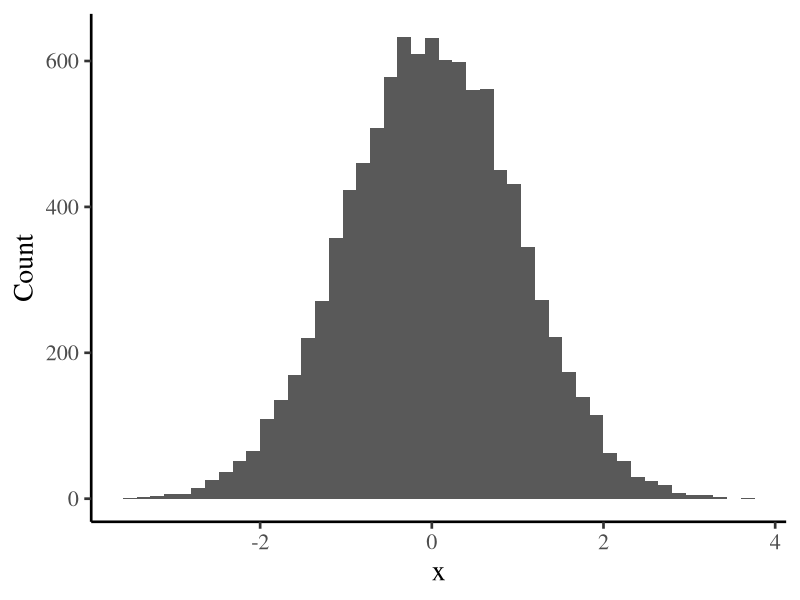
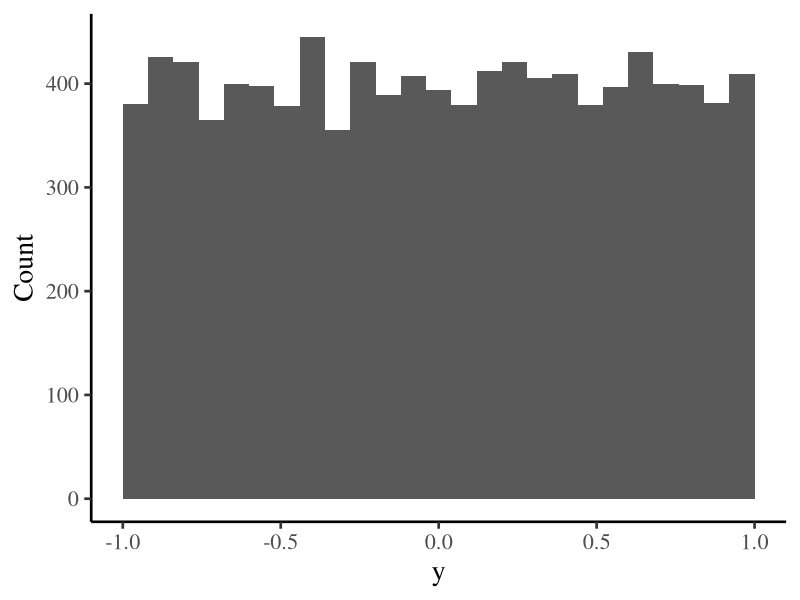

R code for these plots, in order:
## ---- chunk 1
knitr::opts_chunk$set(echo = TRUE)
## ---- chunk 2
library(ggplot2)
set.seed(1000)
## ---- chunk 3
n <- 10000
mu <- 0
sigma <- 1
x <- rnorm(n, mu, sigma)
## ---- chunk 4
ggplot() + 
  geom_histogram(aes(x = x), binwidth = 0.16) + 
  ylab("Count") + xlab("x") + 
  theme_classic(base_size = 20) + 
  theme(text = element_text(size = 20,  family="serif"))
## ---- chunk 5
n <- 10000
min_y <- -1
max_y <- 1
y <- runif(n, min_y , max_y)
## ---- chunk 6
ggplot() + 
  geom_histogram(aes(x = y), binwidth = 0.08) + 
  ylab("Count") + xlab("y") + 
  theme_classic(base_size = 20) + 
  theme(text = element_text(size = 20,  family="serif"))
## ---- chunk 7
my_rbernoulli <- function (n, p) {
  x <- ifelse(runif(n,0,1)<=p,0,1)
  return(x)
}
## ---- chunk 8
set.seed(1000)
x <- my_rbernoulli(10000, 0.5)
length(x) == 10000 # should return TRUE
mean(x) # should be a number near 0.5
## ---- chunk 9
my_rbinomial <- function(n, p, m){
  for (y in 1:n) {
    ifelse(y==1,x <- as.vector(sum(my_rbernoulli(m,p))), 
           x <- append(x,sum(my_rbernoulli(m,p))))
  }
  return(x)
}
## ---- chunk 10
set.seed(1000)
x <- my_rbinomial(10000, 0.5, 10)
length(x) == 10000 # should return TRUE
mean(x) # should be a number near 5
